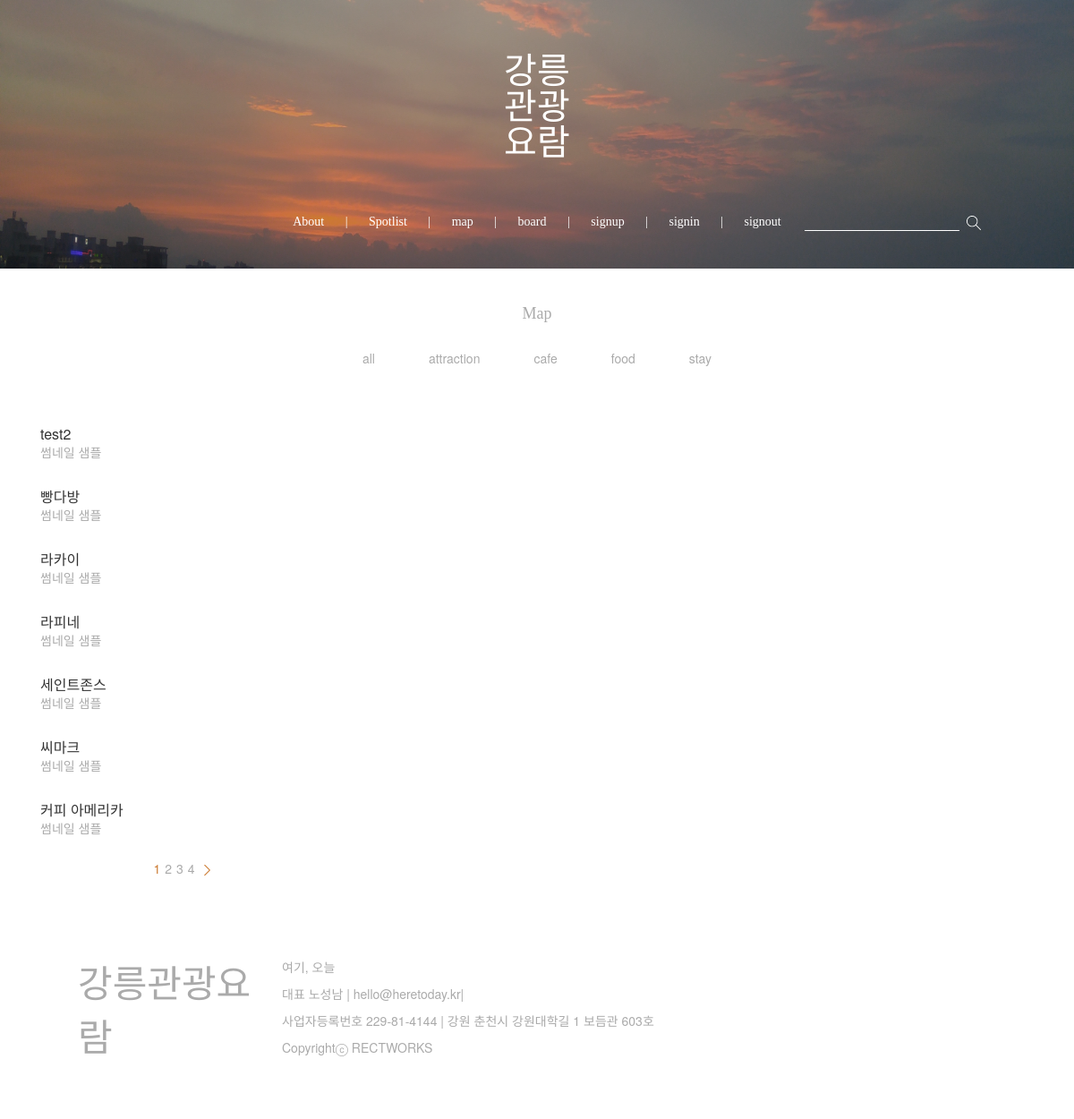
Page /index.php/index/map_page on the committed database.
### tables this page shows
CREATE TABLE `spot` (
  `id` int(10) NOT NULL AUTO_INCREMENT,
  `title` varchar(30) DEFAULT NULL,
  `category` varchar(30) DEFAULT NULL,
  `subcategory` varchar(30) DEFAULT NULL,
  `desc` text DEFAULT NULL,
  `content` text DEFAULT NULL,
  `addr` text DEFAULT NULL,
  `hours` varchar(100) DEFAULT NULL,
  `tel1` varchar(30) DEFAULT NULL,
  `tel2` varchar(30) DEFAULT NULL,
  `like` int(10) DEFAULT NULL,
  `x` text DEFAULT NULL,
  `y` text DEFAULT NULL,
  `imagepath` text DEFAULT NULL,
  `hits` int(10) NOT NULL DEFAULT 0,
  `district` varchar(30) DEFAULT NULL,
  PRIMARY KEY (`id`),
  KEY `category` (`category`),
  KEY `subcategory` (`subcategory`),
  CONSTRAINT `spot_ibfk_1` FOREIGN KEY (`category`) REFERENCES `category` (`category`),
  CONSTRAINT `spot_ibfk_2` FOREIGN KEY (`subcategory`) REFERENCES `subcategory` (`subcategory`)
);

### index.php (called while the page is built, shortened)
<?php
require_once BASEPATH.'core/CodeIgniter.php';

### application/models/Spot_m.php (called while the page is built, shortened)
<?php if (!defined('BASEPATH')) exit('No direct script access allowed');
class Spot_m extends CI_Model
{
    function get_list($table='spot', $type='', $offset='', $limit='', $s_word='', $category='', $subcategory='', $pred='', $pred_column='')
    {
		$catword = '';
		$sword= ' WHERE 1=1 ';
    	$limit_query = '';
    	if ( $limit != '' OR $offset != '' )
     	{
     		$limit_query = ' LIMIT '.$offset.', '.$limit;
		}
		$sql = "SELECT * FROM ".$table.$sword.$catword.$limit_query;
		$query = $this->db->query($sql);
		if ( $type == 'count' )
     	{
			$result = $query->num_rows();
			return $result;
     	}
		$result = $query->result();
		return $result;
    }
}

### application/views/map_v.php (the view, shortened to what this page needs)
<head>
    <link rel="stylesheet" type="text/css" href="/css/map_css.css">
</head>
<div class="container">
    <p id="map_category_name">Map</p>
    <br>
    <div id="map_category_list_wrapper">
        <div>
            <ul id="map_category_list"></ul>
        </div>
    </div>
<div id="map_container">
    <div id="map_list">
<?php
foreach ($pagination_list as $lt)
{
?>
        <div class="spot_iter">
            <span class="map_table_i_1"><?php echo $lt->title ?></span>
            <br>
            <span class="map_table_i_2"><?php echo $lt->desc ?></span>
            <br>
        </div>
<?php
}
?>
    </div>
    <div id="kakao_map">
    </div>
</div>
<div id="pagination_div_wrapper">
    <div id="pagination_list">
        <?php echo $pagination;?>
    </div>
</div>
</div>

### application/views/header_v.php (shortened to what this page needs)
<!DOCTYPE html>
<head>
<link href="//maxcdn.bootstrapcdn.com/font-awesome/4.1.0/css/font-awesome.min.css" rel="stylesheet">
<link rel="stylesheet" href="https://maxcdn.bootstrapcdn.com/bootstrap/3.3.7/css/bootstrap.min.css">
</head>
</head>
<body>

### application/views/header_v_m.php (shortened to what this page needs)
</head>
</head>
<body>

### application/views/navbar_v.php (shortened to what this page needs)
<head>
	<link rel="stylesheet" type="text/css" href="/css/navBar.css">
</head>
<div id="nav_row_wrapper">
	<div id="nav_jb_wrapper">
		<div id="nav_jb_text">
			<a href="/" id="title">강릉<br>관광<br>요람</a>
		</div>
		<div>
			<ul id="nav_jb_ul">
				<li><a href="">About</a></li>
				<li class="delimeter">|</li>
				<li><a href="/index/categorize_page">Spotlist</a></li>
				<li cla\ss="delimeter">|</li>
				<li><a href="/index/map_page">map</a></li>
				<li class="delimeter">|</li>
				<li><a href="/index/board_page">board</a></li>
				<li class="delimeter">|</li>
				<li><a href="/index/signup">signup</a></li>
				<li class="delimeter">|</li>
				<li><a href="/index/signin">signin</a></li>
				<li class="delimeter">|</li>
				<li><a href="/index/signout">signout</a></li>
			</ul>
		</div>
	</div>
	<div id="search_wrapper">
		<div id="search_bar_wrapper">
			<input type="text" id="s_word">
			&nbsp;<button type="button" onclick="search()" id="search_btn">
				<img src="/image/btn_search.png">
			</button>
		</div>
	</div>
	<div id="nav_row_img_wrapper">
		<img src="/image/header.png">
	</div>
</div>

### application/controllers/index.php (shortened to what this page needs)
<?php
class Index extends CI_Controller {
    function __construct()
	{
		$this->load->database();
		$this->load->model('Spot_m');
		$this->load->model('Board_m');
		$this->load->model('Auth_m');
		$this->load->library('pagination');
		$this->load->library('image_lib');
		$this->load->library('encryption');
		$this->load->library('form_validation');
		$this->load->library('email');
		$this->load->helper('form');
		$this->load->helper('alert');
		$this->load->helper('url');
		$this->load->helper('file');
	}
	public function map_page(){
		$this->load->view('navBar_v');
		$this->map();
	}
	public function map(){
		$table = 'spot';
		$category = '';
		$subcategory = '';
		$uri_segment = 3;
		$config['base_url'] = '/index/map_page/';
		$config['total_rows'] = $this->Spot_m->get_list('spot', 'count', '', '', '', $category, $subcategory);
		$config['per_page'] = 7;
		$cur_page = $this->uri->segment($uri_segment, $config['per_page'])/$config['per_page'] + 1;
		$last_page = ceil($config['total_rows'] / $config['per_page']);
		if($cur_page == 1 || $last_page - $cur_page == 0)
			$config['num_links'] = 4;
		else if($cur_page == 2 || $last_page - $cur_page == 1)
			$config['num_links'] = 3;
		else
			$config['num_links'] = 2;
		if($config['total_rows'])
		$config['uri_segment'] = $uri_segment;
		$config['full_tag_open'] = '<pagination_wrapper>';
		$config['full_tag_close'] = '</pagination_wrapper>';
		$config['cur_tag_open'] = '<pagination_cur_tag>';
		$config['cur_tag_close'] = '</pagination_cur_tag>';
		$config['num_tag_open'] = '<pagination_num_tag>';
		$config['num_tag_close'] = '</pagination_num_tag>';
		$config['first_tag_open'] = '<pagination_first_tag>';
		$config['first_link'] = '<img src="/image/btn_first.png">';
		$config['first_tag_close'] = '</pagination_first_tag>';
		$config['prev_tag_open'] = '<pagination_prev_tag>';
		$config['prev_link'] = '<img src="/image/btn_prev.png">';
		$config['prev_tag_close'] = '</pagination_prev_tag>';
		$config['next_tag_open'] = '<pagination_next_tag>';
		$config['next_link'] = '<img src="/image/btn_next.png">';
		$config['next_tag_close'] = '</pagination_next_tag>';
		$config['last_tag_open'] = '<pagination_last_tag>';
		$config['last_link'] = '<img src="/image/btn_last.png">';
		$config['last_tag_close'] = '</pagination_last_tag>';
		$this->pagination->initialize($config);
		$data['pagination'] = $this->pagination->create_links();
		$page = $this->uri->segment($uri_segment, 1);
		if ( $page > 1 )
		{
			$start = (($page/$config['per_page'])) * $config['per_page'];
		}
		else
		{
			$start = ($page-1) * $config['per_page'];
		}
		$limit = $config['per_page'];
		$data['spot_list'] = $this->Spot_m->get_list($table, '', '', '', '', $category, $subcategory);
		$data['pagination_list'] = $this->Spot_m->get_list($table, '', $start, $limit, '', $category, $subcategory);
		$data['category_list'] = $this->Spot_m->get_category($table);
		$data['subcategory_list'] = $this->Spot_m->get_subcategory('SUBCATEGORY', $category);
		$this->load->view('map_v', $data);
	}
	 public function _remap($method)
    {
		if(!isset($_GET['ajax'])){
			$this->load->view('header_v');
			$this->load->view('header_v_m');
		}
       if( method_exists($this, $method) )
       {
           $this->{"{$method}"}();
       }
		if(!isset($_GET['ajax'])){
			$this->load->view('footer_v');
		}
   }
}

### application/views/footer_v.php (shortened to what this page needs)
<div class="container footer">
    <div id="wrapper">
        <div id="space"></div>
        <div>
            <p id="sangsangfont">강릉관광요람</p>
        </div>
        <div id="credit">
            <p>여기, 오늘</p>
            <p>대표 노성남 | hello@heretoday.kr|</p>
            <p>사업자등록번호 229-81-4144 | 강원 춘천시 강원대학길 1 보듬관 603호</p>
            <p>Copyrightⓒ RECTWORKS</p>
        </div>
    </div>
</div>
</body>

### css/navBar.css (style rules this page uses)
#nav_jb_ul { text-align : center; margin : 0px; padding : 0px; }
#nav_jb_ul li { list-style-type : none; display : inline-block; margin : 0px; padding : 0px; }
#nav_row_wrapper * a, a:link, a:visited a:hover { text-decoration : none; }
#nav_row_wrapper * { color : #FFFFFF; }
#nav_row_wrapper { height : 300px; }
#nav_row_img_wrapper { width : 100%; height : 100%; }
#nav_row_img_wrapper img { width : 100%; height : 100%; }
#nav_jb_wrapper { position : absolute; top : 60px; left : 50%; transform: translate( -50%, 0 ); width : 100%; }
#nav_jb_text { text-align : center; padding-bottom : 60px; text-align: center; letter-spacing: 0.3px; }
#title { font-size : 40px; line-height : 40px; font-family : SangSangFlowerRoad; }
#nav_jb_ul { font-size : 14px; line-height : 16px; font-family : NanumBarunGothic; letter-spacing: 0; }
#nav_jb_ul li { padding : 0 10px 0 10px; }
#s_word { background : none; border : none; }
#search_btn { position : absolute; top : 2px; padding: 0; background : none; border : none; outline : none; }
@media screen and (min-width: 1024px) { #search_wrapper { position : absolute; right : 10%; top : 235px; } }
@media screen and (min-width: 1024px) { #s_word { border-bottom : 1px solid #FFFFFF; } }

### application/views/map_v.php (style rules this page uses)
@media screen and (min-width: 1024px) { #map_category_name { padding-top : 40px; text-align: center; font-size : 18px; line-height : 20px; color : #AAAAAA; font-family : NanumBarunGothic; } }
@media screen and (min-width: 1024px) { #map_category_list_wrapper * { color : #AAAAAA; } }
@media screen and (min-width: 1024px) { #map_category_list { padding : 0; margin : 0; text-align : center; } }
@media screen and (min-width: 1024px) { .spot_iter { padding : 15px; } }
@media screen and (min-width: 1024px) { .map_table_i_1 { font-size : 16px; line-height : 19px; } }
@media screen and (min-width: 1024px) { .map_table_i_2 { color: #AAAAAA; } }
@media screen and (min-width: 1024px) { #map_container { margin-top : 50px; display : grid; grid-template-columns : 30% 70%; height : 500px; } }
@media screen and (min-width: 1024px) { #pagination_div_wrapper { display : grid; grid-template-columns : 30% 70%; } }
@media screen and (min-width: 1024px) { #pagination_list { padding : 0px; text-align : center; height : 10px; } }
@media screen and (min-width: 1024px) { pagination_wrapper > * { margin-left : 5px; } }
@media screen and (min-width: 1024px) { pagination_wrapper * { color : #AAAAAA; } }
@media screen and (min-width: 1024px) { pagination_cur_tag { color : #CC7B33; } }

### application/views/footer_v.php (style rules this page uses)
#wrapper { display : grid; grid-template-columns: 5% 20% 75%; margin : 100px 0 50px 0; }
#credit * { color : #AAAAAA; }
#sangsangfont { font-family : SangSangFlowerRoad; font-size : 3em; color : #AAAAAA; }

### rows in the picture
spot: title "test2", desc "썸네일 샘플"
spot: title "빵다방", desc "썸네일 샘플"
spot: title "라카이", desc "썸네일 샘플"
spot: title "라피네", desc "썸네일 샘플"
spot: title "세인트존스", desc "썸네일 샘플"
spot: title "씨마크", desc "썸네일 샘플"
spot: title "커피 아메리카", desc "썸네일 샘플"

### other values in the picture
$pagination "1 2 3 4"
